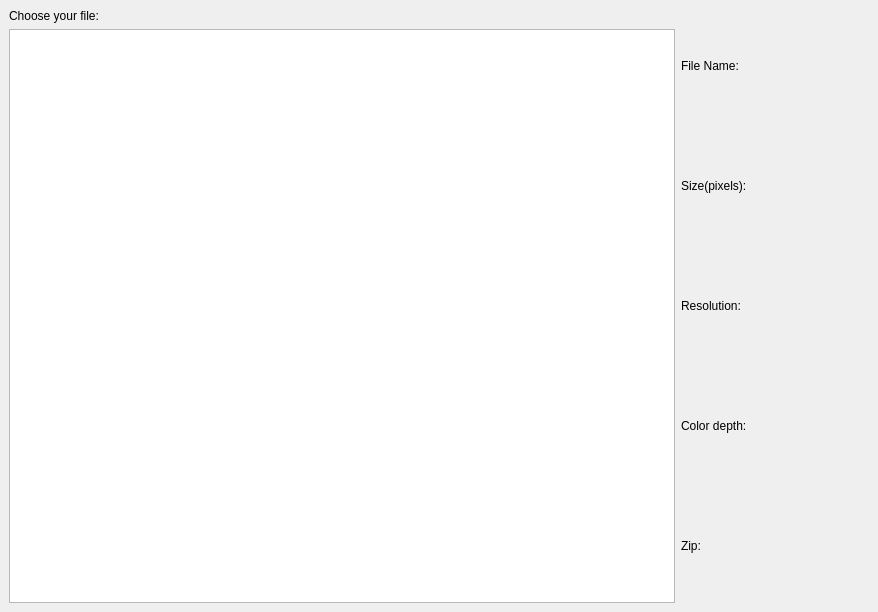
<?xml version="1.0" encoding="UTF-8"?>
<ui version="4.0">
 <class>MainWindow</class>
 <widget class="QMainWindow" name="MainWindow">
  <property name="geometry">
   <rect>
    <x>0</x>
    <y>0</y>
    <width>878</width>
    <height>612</height>
   </rect>
  </property>
  <property name="windowTitle">
   <string>MainWindow</string>
  </property>
  <widget class="QWidget" name="centralwidget">
   <layout class="QGridLayout" name="gridLayout">
    <item row="0" column="0" rowspan="2" colspan="2">
     <layout class="QHBoxLayout" name="horizontalLayout">
      <item>
       <layout class="QVBoxLayout" name="verticalLayout_3">
        <item>
         <widget class="QLabel" name="label_2">
          <property name="text">
           <string>Choose your file:</string>
          </property>
         </widget>
        </item>
        <item>
         <widget class="QTreeView" name="treeView"/>
        </item>
       </layout>
      </item>
      <item>
       <layout class="QVBoxLayout" name="verticalLayout_2">
        <property name="sizeConstraint">
         <enum>QLayout::SetFixedSize</enum>
        </property>
        <item>
         <widget class="QLabel" name="FileName">
          <property name="text">
           <string>File Name:                                       </string>
          </property>
         </widget>
        </item>
        <item>
         <widget class="QLabel" name="Size">
          <property name="text">
           <string>Size(pixels):</string>
          </property>
         </widget>
        </item>
        <item>
         <widget class="QLabel" name="resolution">
          <property name="text">
           <string>Resolution:</string>
          </property>
         </widget>
        </item>
        <item>
         <widget class="QLabel" name="colordepth">
          <property name="text">
           <string>Color depth:</string>
          </property>
         </widget>
        </item>
        <item>
         <widget class="QLabel" name="zip">
          <property name="text">
           <string>Zip:                                                  </string>
          </property>
         </widget>
        </item>
       </layout>
      </item>
     </layout>
    </item>
   </layout>
  </widget>
  <widget class="QMenuBar" name="menubar">
   <property name="geometry">
    <rect>
     <x>0</x>
     <y>0</y>
     <width>878</width>
     <height>25</height>
    </rect>
   </property>
  </widget>
 </widget>
 <resources/>
 <connections/>
</ui>
